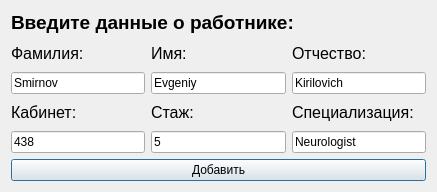
<?xml version="1.0" encoding="UTF-8"?>
<ui version="4.0">
 <class>AddingDoc</class>
 <widget class="QDialog" name="AddingDoc">
  <property name="geometry">
   <rect>
    <x>0</x>
    <y>0</y>
    <width>437</width>
    <height>192</height>
   </rect>
  </property>
  <property name="sizePolicy">
   <sizepolicy hsizetype="Fixed" vsizetype="Fixed">
    <horstretch>0</horstretch>
    <verstretch>0</verstretch>
   </sizepolicy>
  </property>
  <property name="windowTitle">
   <string>Добавление врача</string>
  </property>
  <layout class="QVBoxLayout" name="verticalLayout_7" stretch="1,5,5,10">
   <item>
    <widget class="QLabel" name="label_7">
     <property name="font">
      <font>
       <pointsize>14</pointsize>
       <bold>true</bold>
      </font>
     </property>
     <property name="text">
      <string>Введите данные о работнике:</string>
     </property>
    </widget>
   </item>
   <item>
    <layout class="QHBoxLayout" name="horizontalLayout" stretch="0,0,0">
     <item>
      <layout class="QVBoxLayout" name="verticalLayout_3" stretch="10,1">
       <property name="spacing">
        <number>6</number>
       </property>
       <item>
        <widget class="QLabel" name="label_5">
         <property name="font">
          <font>
           <pointsize>12</pointsize>
          </font>
         </property>
         <property name="text">
          <string>Фамилия:</string>
         </property>
        </widget>
       </item>
       <item>
        <widget class="QLineEdit" name="surname">
         <property name="text">
          <string>Smirnov</string>
         </property>
        </widget>
       </item>
      </layout>
     </item>
     <item>
      <layout class="QVBoxLayout" name="verticalLayout_2" stretch="1,10">
       <item>
        <widget class="QLabel" name="label_6">
         <property name="font">
          <font>
           <pointsize>12</pointsize>
          </font>
         </property>
         <property name="text">
          <string>Имя:</string>
         </property>
        </widget>
       </item>
       <item>
        <widget class="QLineEdit" name="name">
         <property name="text">
          <string>Evgeniy</string>
         </property>
        </widget>
       </item>
      </layout>
     </item>
     <item>
      <layout class="QVBoxLayout" name="verticalLayout_4" stretch="1,10">
       <item>
        <widget class="QLabel" name="label_4">
         <property name="font">
          <font>
           <pointsize>12</pointsize>
          </font>
         </property>
         <property name="text">
          <string>Отчество:</string>
         </property>
        </widget>
       </item>
       <item>
        <widget class="QLineEdit" name="patronymic">
         <property name="text">
          <string>Kirilovich</string>
         </property>
        </widget>
       </item>
      </layout>
     </item>
    </layout>
   </item>
   <item>
    <layout class="QHBoxLayout" name="horizontalLayout_2">
     <item>
      <layout class="QVBoxLayout" name="verticalLayout_5" stretch="1,10">
       <item>
        <widget class="QLabel" name="label_3">
         <property name="font">
          <font>
           <pointsize>12</pointsize>
          </font>
         </property>
         <property name="text">
          <string>Кабинет:</string>
         </property>
        </widget>
       </item>
       <item>
        <widget class="QLineEdit" name="cabinet">
         <property name="text">
          <string>438</string>
         </property>
        </widget>
       </item>
      </layout>
     </item>
     <item>
      <layout class="QVBoxLayout" name="verticalLayout_6" stretch="1,10">
       <item>
        <widget class="QLabel" name="label_2">
         <property name="font">
          <font>
           <pointsize>12</pointsize>
          </font>
         </property>
         <property name="text">
          <string>Стаж:</string>
         </property>
        </widget>
       </item>
       <item>
        <widget class="QLineEdit" name="expirience">
         <property name="text">
          <string>5</string>
         </property>
        </widget>
       </item>
      </layout>
     </item>
     <item>
      <layout class="QVBoxLayout" name="verticalLayout" stretch="1,10">
       <item>
        <widget class="QLabel" name="label">
         <property name="font">
          <font>
           <pointsize>12</pointsize>
          </font>
         </property>
         <property name="text">
          <string>Специализация:</string>
         </property>
        </widget>
       </item>
       <item>
        <widget class="QLineEdit" name="post">
         <property name="text">
          <string>Neurologist</string>
         </property>
        </widget>
       </item>
      </layout>
     </item>
    </layout>
   </item>
   <item>
    <widget class="QPushButton" name="add_doctor">
     <property name="text">
      <string>Добавить</string>
     </property>
    </widget>
   </item>
  </layout>
 </widget>
 <resources/>
 <connections/>
</ui>
